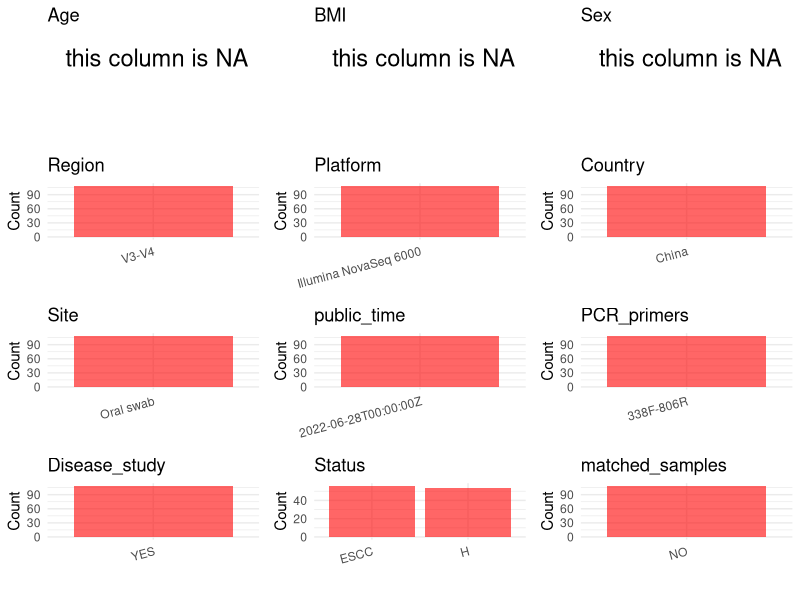

Generate this figure with R: (Note: this script raises an error after producing the figure.)
## ---- chunk 1
# Load necessary libraries
library(dplyr)
library(ggplot2)
library(cowplot)

# Set working directory (update this path to your local directory)
setwd("D:/metadata/2/PRJNA853196")

# Read the initial metadata files
initial_meta<-read.csv("SraRunTable.csv",header = T)

# Combine the two metadata files
#meta <- rbind(initial_meta, initial_meta1)

#Remove entries non-oral samples
#initial_meta <- subset(initial_meta,BioSampleModel != "Metagenome or environmental")

# Check the number of samples containing "HT" in Sample.Name (e.g., healthy controls)
#nrow(subset(meta, grepl("HT", Sample.Name)))

# Display the first few rows of the metadata
head(initial_meta)
## ---- chunk 2
# Create a uniform metadata dataframe
metadata <- data.frame(
  BioProject = initial_meta$BioProject,
  Run = initial_meta$Run,
  sample_name = initial_meta$Sample.Name,
  Age = NA,
  BMI = NA,
  Sex=NA,
  Region = "V3-V4",
  Platform = initial_meta$Instrument,
  Country = initial_meta$geo_loc_name_country,
  Site = initial_meta$isolation_source,
  public_time = initial_meta$ReleaseDate,
  stringsAsFactors = FALSE
)
## ---- chunk 3
# Add information obtained from the publication
metadata$PCR_primers <- "338F-806R"
metadata$title <- "Oral microbiota may predict the presence of esophageal squamous cell carcinoma"
metadata$Disease_study <- "YES"
# Assign disease status based on sample_name patterns
metadata <- metadata %>%
  mutate(Status = case_when(
    grepl("^ConT",  initial_meta$Sample.Name) ~ "H",
    grepl("^ESCCT", initial_meta$Sample.Name) ~ "ESCC"
  ))

metadata$matched_samples <- "NO"
## ---- chunk 4
# Check the number of unique runs and sample names
print(paste("Number of unique runs:", length(unique(metadata$Run))))
print(paste("Number of unique sample names:", length(unique(metadata$sample_name))))
## ---- chunk 5
# Select columns for visualization
plot_data <- metadata %>%
  select(-BioProject, -Run, -sample_name, -title)

# Function to create simple plots for each column
create_simple_plots <- function(data) {
  plots <- list()
  
  for (col in colnames(data)) {
    # Check if the column is all NA
    if (all(is.na(data[[col]]))) {
      # Create an empty plot with text indicating all NA
      p <- ggplot() +
        annotate("text", x = 0.5, y = 0.5, label = "this column is NA", size = 6) +
        labs(title = col) +
        theme_void()
    } else if (is.numeric(data[[col]])) {
      # Numeric variable: histogram
      p <- ggplot(data, aes(x = .data[[col]])) +
        geom_histogram(fill = "blue", alpha = 0.6, bins = 20, na.rm = TRUE) +
        labs(title = col) +
        theme_minimal()
    } else {
      # Categorical variable: bar plot (remove NA values)
      count_data <- as.data.frame(table(data[[col]], useNA = "ifany"))
      p <- ggplot(count_data, aes(x = reorder(Var1, -Freq), y = Freq)) +
        geom_col(fill = "red", alpha = 0.6) +
        labs(title = col, x = NULL, y = "Count") +
        theme_minimal() +
        theme(axis.text.x = element_text(angle = 15, hjust = 1))
    }
    plots[[col]] <- p
  }
  
  return(plots)
}

# Generate and arrange plots
plots <- create_simple_plots(plot_data)
p<-plot_grid(plots$Age, 
          plots$BMI, 
          plots$Sex, 
          plots$Region, 
          plots$Platform, 
          plots$Country, 
          plots$Site,
          plots$public_time, 
          plots$PCR_primers,
          plots$Disease_study,
          plots$Status,
          plots$matched_samples,# add 
          ncol = 3, align = "hv", axis = "lb")
ggsave("Metadata_Summary.png", plot = p, width = 8, height = 6, dpi = 150)
## ---- chunk 6
knitr::include_graphics("metadata_summary.png")
## ---- chunk 7
# Reorder columns to match the desired format
metadata <- metadata[, c(
  "BioProject", "Run", "sample_name", "Age", "BMI", "Sex", 
  "Region", "Platform", "Country", "Site", "public_time", 
  "PCR_primers", "title", "Disease_study", "Status","matched_samples"
)]

# Export the uniform metadata to a CSV file
write.csv(metadata, file = "metadata.csv", quote = TRUE)
head(metadata)
